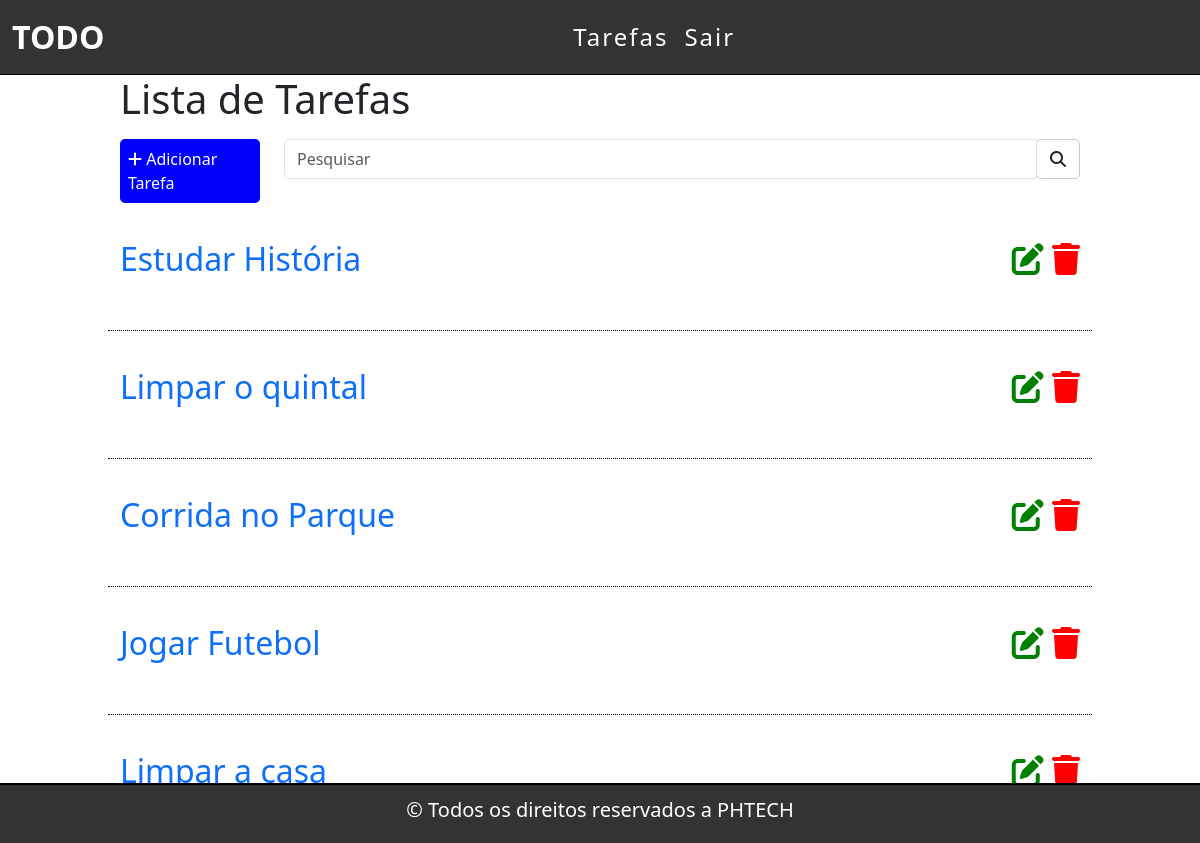
Page / (signed in) on the earlier database version.
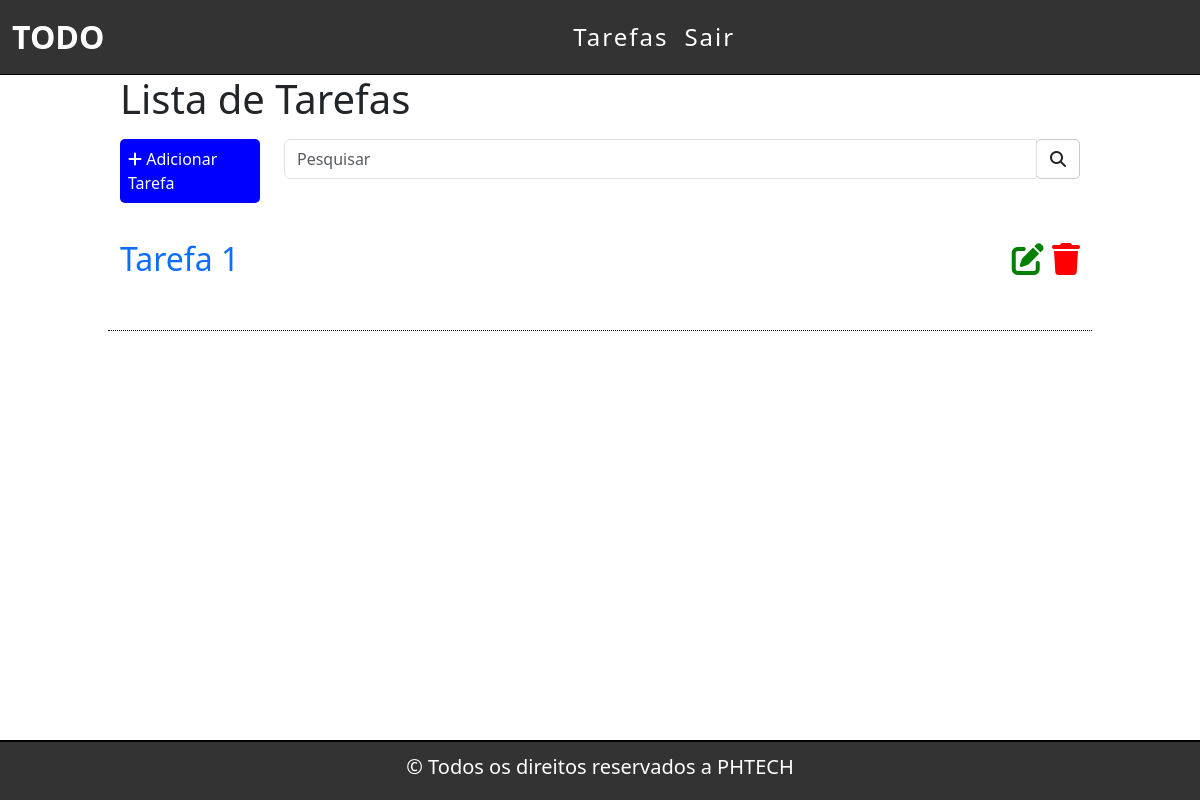
Same page on the later database version.
### tarefas/models.py (models this page shows, shortened)
class Tarefas(models.Model):
    titulo = models.CharField(max_length=255)
    descricao = models.TextField()
    usuario = models.ForeignKey(get_user_model(), on_delete=models.CASCADE)
    created_at = models.DateTimeField(auto_now_add=True)
    update_at = models.DateTimeField(auto_now=True)

### tarefas/views.py (the view)
# urls.py: path('', views.listaTarefa, name='lista-tarefa'),
@login_required
def listaTarefa(request):
    tarefas_list = Tarefas.objects.all().order_by('-created_at').filter(usuario=request.user)
    search = request.GET.get('search')
    if search:
        tarefas = Tarefas.objects.filter(titulo__icontains=search, usuario=request.user)
        return render(request, 'tarefas/list.html', {'tarefas':tarefas})
    else:
        return render(request, 'tarefas/list.html', {'tarefas':tarefas_list})

### templates/tarefas/list.html (shortened to what this page needs)
{% extends 'base.html' %}
{% block content %}
<div class="list-div">
    <h1>Lista de Tarefas</h1>
    <div class="row barra">
        <div class="col-sm-2">
            <a id="add-button" href="novaTarefa/">
                <div class="add-div">
                    <i class="fa fa-plus"></i> Adicionar Tarefa
                </div>
            </a>
        </div>
        <div class="col-sm-10">
            <form method="get" id="search-form">
                <div class="input-group">
                    <input type="text" class="form-control" placeholder="Pesquisar" name="search" value="{{request.GET.search}}">
                    <div class="input-group-btn">
                        <button class="btn btn-default" id="search-btn" type="submit">
                            <i class="fa fa-search"></i>
                        </button>
                    </div>
                </div>
            </form>
        </div>
    </div>
    {% for tarefa in tarefas %}
    <div class="row item">
        <div class="col-sm-10">
            <span><a class="link" href="/tarefa/{{tarefa.id}}">{{tarefa.titulo}}</a></span>
        </div>
        <div class="col-sm-2 icones">
            <a href="edit/{{tarefa.id}}"><span><i class="fa fa-edit"></i></span></a>
            <a href="delete/{{tarefa.id}}" class="delete-btn"><span><i class="fa fa-trash"></i></span></a>
        </div>
    </div>
    {% endfor %}
</div>
{% endblock %}

### templates/base.html (shortened to what this page needs)
{% load static %}
<!DOCTYPE html>
<html lang="pt-br">
<head>
    <link href="https://cdn.jsdelivr.net/npm/bootstrap@5.3.3/dist/css/bootstrap.min.css" rel="stylesheet">
    <link rel="stylesheet" href="{% static '/css/style.css' %}">
    <link rel="stylesheet" href="https://cdnjs.cloudflare.com/ajax/libs/font-awesome/6.5.0/css/all.min.css">
</head>
<body>
    <header>
        <nav class="navbar navbar-expand-sm navbar-dark bg-dark">
            <div class="container-fluid">
                <a class="navbar-brand" href="/">TODO</a>
                <div class="collapse navbar-collapse" id="mynavbar">
                    <ul class="navbar-nav me-auto">
                        {% if user.is_authenticated %}
                        <li class="nav-item">
                            <a class="nav-link" href="/">Tarefas</a>
                        </li>
                        {% else %}
                        <li class="nav-item">
                            <a class="nav-link" href="/accounts/login">Entrar</a>
                        </li>
                        {% endif %}
                        {% if user.is_authenticated %}
                        <li class="nav-item">
                            <form action="{% url 'logout' %}" method="post">
                                <button class="nav-link active" type="submit">Sair</a>
                            </form>
                        </li>
                        {% endif %}
                    </ul>
                </div>
            </div>
        </nav>
    </header>
    <main>
        {% block content %}
        {% endblock %}
    </main>
    <footer class="fixed-bottom">
        <h5>&copy; Todos os direitos reservados a PHTECH</h5>
    </footer>
</body>
</html>

### tarefas/static/css/style.css (style rules this page uses)
body { margin: 0 !important; padding: 0 !important; }
.navbar { background-color: #333 !important; border-bottom: 1px solid black !important; }
.navbar-nav { margin: auto !important; }
.navbar-brand { font-weight: bold !important; font-size: 2em !important; }
.nav-link { color: white !important; font-size: 1.5em !important; letter-spacing: 2px !important; }
.list-div { margin-left: 10% !important; margin-right: 10% !important; }
.add-div { background-color: blue !important; color: white !important; border-radius: 5px !important; padding: 0.5em !important; }
#add-button { text-decoration: none !important; padding: 0 !important; margin: 0 !important; }
.barra { margin-top: 1em !important; }
.input-group-btn { border: 1px solid rgba(0, 0, 0, 0.206) !important; border-radius: 5px !important; }
.item { border-bottom: 1px dotted black !important; height: 3em !important; font-size: 2em !important; margin-top: 1em !important; }
.icones { text-align: end !important; }
.fa.fa-edit { color: green !important; }
.fa.fa-trash { color: red !important; }
.link { text-decoration: none !important; }
footer { background-color: #333 !important; border-top: 2px solid black !important; color: white !important; text-align: center !important; padding: 0.8em !important; }

Differences in the rows shown:
removed Tarefas: titulo "Estudar História"
removed Tarefas: titulo "Limpar o quintal"
removed Tarefas: titulo "Corrida no Parque"
removed Tarefas: titulo "Jogar Futebol"
removed Tarefas: titulo "Limpar a casa"
added Tarefas: titulo "Tarefa 1"
